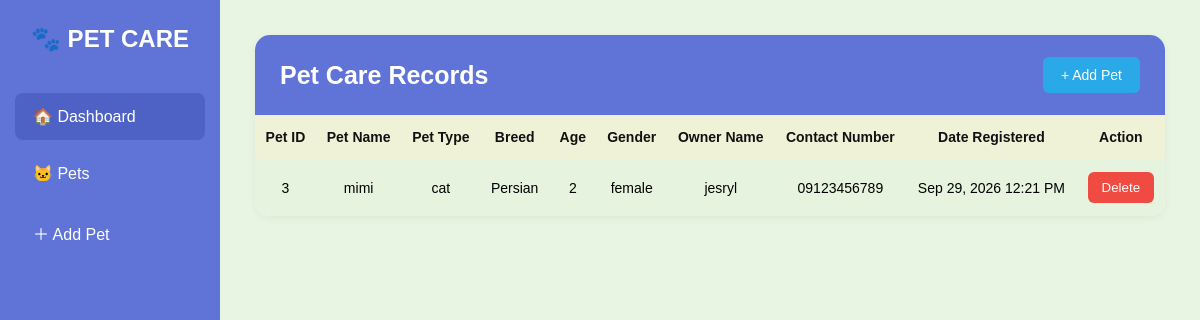
Before: / with the older database file.
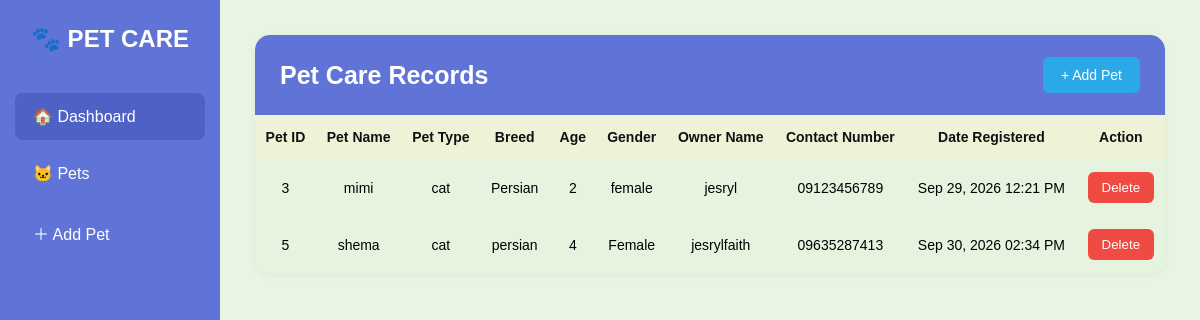
After: the same page with the newer database file.
### Gadiano_App/models.py (models this page shows, shortened)
class PetCare(models.Model):
    pet_id = models.AutoField(primary_key=True)
    pet_name = models.CharField(max_length=100)
    pet_type = models.CharField(max_length=50)
    breed = models.CharField(max_length=100)
    age = models.CharField(max_length=20)
    gender = models.CharField(max_length=20)
    owner_name = models.CharField(max_length=100)
    contact_number = models.CharField(max_length=20)
    date_registered = models.DateTimeField(auto_now_add=True)

### Gadiano_App/views.py (the view)
# urls.py: path('', views.event_list, name='event_list'),
def event_list(request):
    pets = PetCare.objects.all()
    return render(request, 'Gadiano_App/petcare_list.html', {'pets': pets})

### Gadiano_App/templates/Gadiano_App/petcare_list.html (shortened to what this page needs)
<!DOCTYPE html>
<html lang="en">
<head>
</head>
<body>
    <div class="sidebar">
        <div class="logo">
            🐾 PET CARE
        </div>
        <a href="{% url 'event_list' %}" class="menu active">
            🏠 Dashboard
        </a>
        <a href="{% url 'event_list' %}" class="menu">
            🐱 Pets
        </a>
        <a href="{% url 'add_pet' %}" class="menu">
            ＋ Add Pet
        </a>
    </div>
    <div class="main">
        <div class="content">
            <div class="header">
                <h1>Pet Care Records</h1>
                <a href="{% url 'add_pet' %}" class="add-btn">
                    + Add Pet
                </a>
            </div>
            <div class="table-container">
                <table>
                    <thead>
                        <tr>
                            <th>Pet ID</th>
                            <th>Pet Name</th>
                            <th>Pet Type</th>
                            <th>Breed</th>
                            <th>Age</th>
                            <th>Gender</th>
                            <th>Owner Name</th>
                            <th>Contact Number</th>
                            <th>Date Registered</th>
                            <th>Action</th>
                        </tr>
                    </thead>
                    <tbody>
                        {% for pet in pets %}
                        <tr>
                            <td>{{ pet.pet_id }}</td>
                            <td>{{ pet.pet_name }}</td>
                            <td>{{ pet.pet_type }}</td>
                            <td>{{ pet.breed }}</td>
                            <td>{{ pet.age }}</td>
                            <td>{{ pet.gender }}</td>
                            <td>{{ pet.owner_name }}</td>
                            <td>{{ pet.contact_number }}</td>
                            <td>
                                {{ pet.date_registered|date:"M d, Y h:i A" }}
                            </td>
                            <td>
                                <form method="POST"
                                      action="{% url 'delete_pet' pet.pet_id %}"
                                      onsubmit="return confirm('Are you sure you want to delete this pet?');">
                                    <button type="submit" class="delete-btn">
                                        Delete
                                    </button>
                                </form>
                            </td>
                        </tr>
                        {% empty %}
                        <tr>
                            <td colspan="10" class="empty">
                                No pet records found.
                            </td>
                        </tr>
                        {% endfor %}
                    </tbody>
                </table>
            </div>
        </div>
    </div>
</body>
</html>

### Gadiano_App/templates/Gadiano_App/petcare_list.html (style rules this page uses)
* { box-sizing: border-box; margin: 0; padding: 0; }
body { font-family: Arial, sans-serif; background-color: #e8f5e3; min-height: 100vh; display: flex; }
.sidebar { width: 220px; background-color: #6074d8; color: white; min-height: 100vh; padding: 25px 15px; }
.logo { font-size: 24px; font-weight: bold; text-align: center; margin-bottom: 40px; }
.menu { display: block; padding: 14px 18px; margin-bottom: 10px; color: white; text-decoration: none; border-radius: 8px; font-size: 16px; }
.menu:hover, .menu.active { background-color: #4d62c4; }
.main { flex: 1; padding: 35px; }
.content { background-color: #ffffff; border-radius: 15px; overflow: hidden; box-shadow: 0 2px 8px rgba(0, 0, 0, 0.05); }
.header { background-color: #6074d8; color: white; padding: 22px 25px; display: flex; justify-content: space-between; align-items: center; }
.header h1 { font-size: 25px; }
.add-btn { background-color: #29a9e8; color: white; text-decoration: none; padding: 10px 18px; border-radius: 6px; font-size: 14px; }
.table-container { overflow-x: auto; }
table { width: 100%; border-collapse: collapse; }
th { background-color: #f0f2d8; color: #111; padding: 14px 10px; text-align: center; font-size: 14px; }
td { padding: 13px 10px; text-align: center; background-color: #e6f4df; font-size: 14px; }
.delete-btn { background-color: #ef4b43; color: white; border: none; padding: 8px 14px; border-radius: 6px; cursor: pointer; }

Changed rows visible on the page:
added PetCare: pet_id "5", pet_name "shema", pet_type "cat", breed "persian", age "4", gender "Female", owner_name "jesrylfaith", contact_number "09635287413", date_registered "Sep 30, 2026 02:34 PM"
